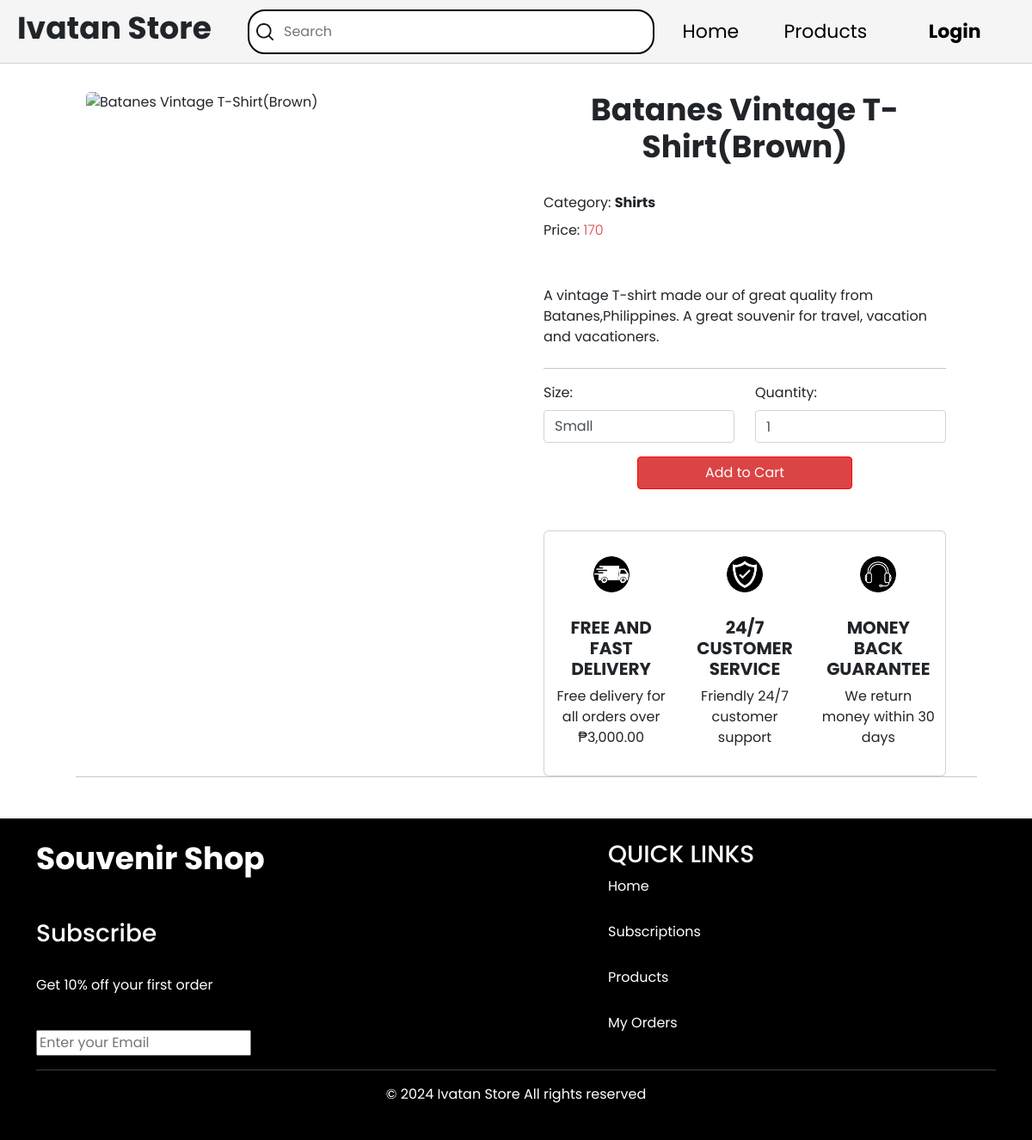
Screenshot of /product_details.php?page=product&id=22 with the database file from the repository.
### tables this page shows
CREATE TABLE `products` (
  `id` int(11) NOT NULL,
  `name` varchar(150) NOT NULL,
  `description` varchar(2000) DEFAULT NULL,
  `price` float NOT NULL,
  `pet_type` varchar(200) DEFAULT NULL,
  `product_type` varchar(200) DEFAULT NULL,
  `brand` mediumtext DEFAULT NULL,
  `is_for_subscription` tinyint(1) NOT NULL,
  `image_url` varchar(300) DEFAULT NULL,
  `size_options` varchar(100) DEFAULT NULL
);

### product_details.php (the view, shortened to what this page needs)
<?php
include('Php/functions.php');
$conn = db_connect();
$product_id = $_GET['id'] ?? null;
$product = getProductDetails($conn, $product_id);
function parseSizeOptions($sizeOptions) {
    $options = explode(',', $sizeOptions);
    $sizesPrices = [];
    foreach ($options as $option) {
        list($size, $price) = explode(':', $option);
        $sizesPrices[trim($size)] = trim($price);
    }
    return $sizesPrices;
}
$sizesPrices = parseSizeOptions($product['size_options']);
function getProductDetails($conn, $product_id)
{
    $stmt = $conn->prepare("SELECT *, IFNULL(is_for_subscription, 0) as is_for_subscription FROM products WHERE id = ?");
    $stmt->bind_param("i", $product_id);
    $stmt->execute();
    $result = $stmt->get_result();
    return $result->fetch_assoc();
}
?>
<!DOCTYPE html>
<html lang="en">
<head>
        <link rel="stylesheet" href="https://stackpath.bootstrapcdn.com/bootstrap/4.5.2/css/bootstrap.min.css">
        <link rel="stylesheet" href="Style/bootstrap.min.css">
        <link rel="stylesheet" href="Style/styles1.css">
        <link rel="stylesheet" href="Style/productdetails.css">
        <link rel="stylesheet" href="Style/products.css">
</head>
<body>
<div class="navbar">
        <h1>Ivatan Store</h1>
        <div class="search-container">
        <form action="search.php" method="get">
    <img src="Image/furco_search.png" alt="Search" class="search-icon">
    <input type="search" name="query" placeholder="Search" required>
</form>
</div>
        <?php require_once("Php/navigation.php"); ?>
    </div>
    <div class="large-container">
        <main class="content">
            <div class="row">
                <div class="col-md-6">
                    <div class="image-wrapper">
                        <img src="<?= htmlspecialchars($product['image_url']) ?>" alt="<?= htmlspecialchars($product['name']) ?>" class="product-image" />
                    </div>
                </div>
                <div class="details-column">
                    <h1><?= htmlspecialchars($product['name']) ?></h1> <br>
                    <p class="product_type">Category: <b><?= htmlspecialchars($product['product_type']) ?></b></p>
                    <p class="product_type" id="priceDisplay">Price: <b><span id="priceSpan"><?= current($sizesPrices) ?></span></b></p> <br>
                    <div class="row">
                <div class="description">
                    <p><?= htmlspecialchars($product['description']) ?></p>
                </div>
            </div>
                    <hr>
                    <form id="add-to-cart-form" method="post" action="">
                        <div class="row">
    <div class="col-md-6">
        <div class="form-group">
            <label for="size">Size:</label>
            <select name="size" id="size" class="form-control" onchange="updatePrice()">
                <?php foreach ($sizesPrices as $size => $price) : ?>
                    <option value="<?= $size ?>" data-price="<?= $price ?>">
                        <?= $size ?>
                    </option>
                <?php endforeach; ?>
            </select>
        </div>
    </div>
    <div class="col-md-6">
        <div class="form-group">
            <label for="quantity">Quantity:</label>
            <input type="number" name="quantity" id="quantity" class="form-control" value="<?= $_POST['quantity'] ?? 1 ?>" min="1" required>
        </div>
    </div>
</div>
                        <div class="text-center">
                         <button type="submit" name="add_to_cart" class="btn btn-primary" style="width: 250px; background-color: #db4444; color: white; border-color: red;">Add to Cart</button> <br> <br> <br>
                        </div>
                        <div class="card">
    <section class="delivery-customer_service-moneyback text-center">
    <div class="container">
        <div class="row align-items-center justify-content-center">
            <div class="col-md-4 mb-4">
                <div class="delivery d-inline-block">
                    <img src="Image/delivery.png" alt="Fast Delivery" width="100" height="100">
                    <h5><b>FREE AND FAST DELIVERY</b></h5>
                    <p>Free delivery for all orders over ₱3,000.00</p>
                </div>
            </div>
            <div class="col-md-4 mb-4">
                <div class="customer-service d-inline-block">
                    <img src="Image/customer service.png" alt="Fast Delivery" width="100" height="100">
                    <h5><b>24/7 CUSTOMER SERVICE</b></h5>
                    <p>Friendly 24/7 customer support</p>
                </div>
            </div>
            <div class="col-md-4 mb-4">
                <div class="money-back d-inline-block">
                    <img src="Image/guarantee.png" alt="Fast Delivery" width="100" height="100">
                    <h5><b>MONEY BACK GUARANTEE</b></h5>
                    <p>We return money within 30 days</p>
                </div>
            </div>
        </div>
    </div>
</section>
                    </form>
                </div>
            </div>
            <hr>
        </main>
    </div>
    <?= template_footer() ?>
          </body>
          </html>

### Php/navigation.php (shortened to what this page needs)
<?php
if (isLoggedIn()) {
    echo '<a href="Home.php">Home</a>';
    echo '<a href="Products.php">Products</a>';
    if (isAdmin()) {
        echo '<a href="Php/logout.php" class="logout">Logout</a>';
    } else {
        echo '<a href="shopping cart.php"><button><img src="Image/cart.png" alt="Cart" class="cart"></button></a>';
        echo '<div class="dropdown">
          <button class="dropbtn"><img src="Image/profile.png" alt="Profile" class="profile"></button>
          <div class="dropdown-content">
              <a href="User Profile.php">User Profile</a>
              <a href="Php/logout.php">Logout</a>
          </div>
        </div>';
    }
} else {
    echo '<a href="Home.php">Home</a>';
    echo '<a href="Products.php">Products</a>';
    $currentPage = basename($_SERVER['PHP_SELF']);
    if ($currentPage == 'login.php') {
        echo '<a href="register.php" class="login">Register</a>';
    } else {
        echo '<a href="login.php" class="login">Login</a>';
    }
}
?>

### Php/functions.php (shortened to what this page needs)
<?php
function isLoggedIn()
{
    return isset($_SESSION['user_id']);
}
function template_footer()
{
  echo <<<EOT
  <footer class="d-flex justify-content-center align-items-center" style="background: #000000;padding: 25px;">
  <div class="container">
      <div class="row">
          <div class="col-md-7">
              <h1 style="color: rgb(255,255,255); text-align: left;">Souvenir Shop</h1> <br>
              <p style="color: rgb(255,255,255);"><h3>Subscribe</h3><br> Get 10% off your first order<br></p> <br>
                 <input type="text" placeholder="Enter your Email" style="width: 250px;">
          </div>
          <div class="col-md-3" >
          <h3 class="text-uppercase" style="color: rgb(255,255,255);">QUICK LINKS</h3>
              <div class="d-grid footer-links"><a href="Home.php" style="color: rgb(255,255,255);">Home</a><br><a href="subscriptions.php" style="color: rgb(255,255,255);">Subscriptions</a><br><a href="Products.php" style="color: rgb(255,255,255);">Products</a><br><a href="OrderHistorypage.php" style="color: rgb(255,255,255);">My Orders</a></div>
          </div>
      </div>
      <hr>
      <div class="container">
      <div class="row">
          <div class="col-12 text-center">
              <p style="color: rgb(255,255,255);">© 2024 Ivatan Store All rights reserved</p>
              </div>
          </div>
      </div>
  </div>
</footer>
EOT;
}
?>

### Style/styles1.css (style rules this page uses)
h1 { font-size: 36px; text-align: center; font-weight: bold; }
.navbar { background-color: #f5f5f5; padding: 10px 20px; display: flex; align-items: center; justify-content: space-between; border-bottom: 1px solid lightgray; }
.navbar .search-container { position: relative; flex-grow: 0.6; margin-left: 30px; }
.navbar .search-icon { position: absolute; left: 10px; top: 50%; transform: translateY(-50%); height: 20px; width: auto; }
.navbar input[type="search"] { border: 2px solid #000; border-radius: 20px; padding: 12px 20px; padding-left: 40px; outline: none; width: 100%; margin-right: 20px; font-size: 16px; }
.navbar a { text-decoration: none; color: black; margin: 0 10px; padding: 5px 10px; border: none; background: none; font-size: 22px; transition: color 0.3s; }
.navbar .login, .navbar .logout { width: 119.5px; height: inherit; font-family: 'Poppins', sans-serif; font-weight: bold; color: black; padding: 10px 20px; border: none; cursor: pointer; border-radius: 5px; text-align: center; transition: color 0.3s; }
footer { background-color: #FFFFFF; padding: 30px 0; }
footer, footer p, footer a { color: white; text-shadow: 2px 2px 4px rgba(0, 0, 0, 0.5); }
.footer-links { display: flex; flex-direction: column; }
.footer-links a { margin-bottom: 5px; }

### Style/productdetails.css (style rules this page uses)
body { font-family: 'Poppins', sans-serif; background: white; }
.form-control { display: block; width: 100%; padding: .375rem .75rem; font-size: 1rem; line-height: 1.5; color: #495057; background-color: #fff; background-clip: padding-box; border: 1px solid #ced4da; border-radius: .25rem; transition: border-color .15s ease-in-out, box-shadow .15s ease-in-out; }
.btn { display: inline-block; font-weight: 400; color: #212529; text-align: center; vertical-align: middle; user-select: none; background-color: #FF8E3C; border: 1px solid transparent; padding: .375rem .75rem; font-size: 1rem; line-height: 1.5; border-radius: .25rem; transition: color .15s ease-in-out, background-color .15s ease-in-out, border-color .15s ease-in-out, box-shadow .15s ease-in-out; }
.image-wrapper img { max-width: 100%; height: auto; border-radius: 5px; }
.details-column { margin-left: 20px; }
.details-column span { font-weight: 300; color: #db4444; }
.details-column h1, .details-column p { margin-bottom: 0.5rem; }
.description { margin-top: 2rem; }
.row { display: flex; }
.image-column, .details-column { flex: 1; }
.description { margin-top: 20px; }

### Style/products.css (style rules this page uses)
body { background-color: white; margin: 0; padding: 0; box-sizing: border-box; font-family: 'Poppins', sans-serif; text-align: left; }
main { padding: 32px 100px; background-color: white }
a, a:hover { text-decoration: none; }

### rows the page displays
products: name "Batanes Vintage T-Shirt(Brown)", product_type "Shirts", description "A vintage T-shirt made our of great quality from Batanes,Philippines. A great souvenir for travel, vacation and vacationers."

### other values shown
current($sizesPrices) "170"
form field size "Small"
